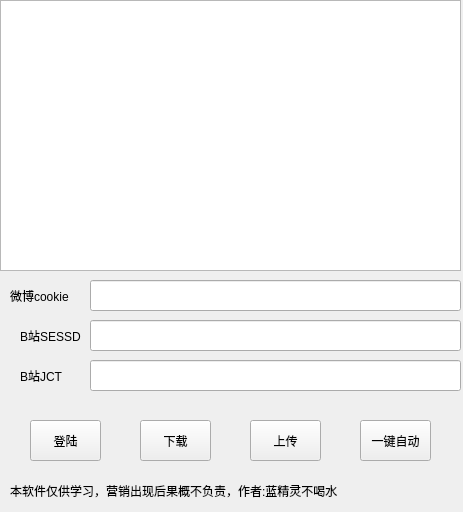
<?xml version="1.0" encoding="UTF-8"?>
<ui version="4.0">
 <class>Biliapi</class>
 <widget class="QWidget" name="Biliapi">
  <property name="geometry">
   <rect>
    <x>0</x>
    <y>0</y>
    <width>463</width>
    <height>512</height>
   </rect>
  </property>
  <property name="windowTitle">
   <string>Biliapi</string>
  </property>
  <property name="autoFillBackground">
   <bool>false</bool>
  </property>
  <widget class="QTextBrowser" name="text_end">
   <property name="geometry">
    <rect>
     <x>0</x>
     <y>0</y>
     <width>461</width>
     <height>271</height>
    </rect>
   </property>
  </widget>
  <widget class="QLineEdit" name="weibo_cookie">
   <property name="geometry">
    <rect>
     <x>90</x>
     <y>280</y>
     <width>371</width>
     <height>31</height>
    </rect>
   </property>
  </widget>
  <widget class="QLabel" name="label">
   <property name="geometry">
    <rect>
     <x>10</x>
     <y>280</y>
     <width>81</width>
     <height>31</height>
    </rect>
   </property>
   <property name="text">
    <string>微博cookie</string>
   </property>
  </widget>
  <widget class="QLabel" name="label_2">
   <property name="geometry">
    <rect>
     <x>20</x>
     <y>320</y>
     <width>71</width>
     <height>31</height>
    </rect>
   </property>
   <property name="text">
    <string>B站SESSD</string>
   </property>
  </widget>
  <widget class="QLineEdit" name="bili_sessd">
   <property name="geometry">
    <rect>
     <x>90</x>
     <y>320</y>
     <width>371</width>
     <height>31</height>
    </rect>
   </property>
  </widget>
  <widget class="QLineEdit" name="bili_jct">
   <property name="geometry">
    <rect>
     <x>90</x>
     <y>360</y>
     <width>371</width>
     <height>31</height>
    </rect>
   </property>
  </widget>
  <widget class="QLabel" name="label_3">
   <property name="geometry">
    <rect>
     <x>20</x>
     <y>360</y>
     <width>51</width>
     <height>31</height>
    </rect>
   </property>
   <property name="text">
    <string>B站JCT</string>
   </property>
  </widget>
  <widget class="QPushButton" name="log_in">
   <property name="geometry">
    <rect>
     <x>30</x>
     <y>420</y>
     <width>71</width>
     <height>41</height>
    </rect>
   </property>
   <property name="text">
    <string>登陆</string>
   </property>
  </widget>
  <widget class="QPushButton" name="download">
   <property name="geometry">
    <rect>
     <x>140</x>
     <y>420</y>
     <width>71</width>
     <height>41</height>
    </rect>
   </property>
   <property name="text">
    <string>下载</string>
   </property>
  </widget>
  <widget class="QPushButton" name="upload">
   <property name="geometry">
    <rect>
     <x>250</x>
     <y>420</y>
     <width>71</width>
     <height>41</height>
    </rect>
   </property>
   <property name="text">
    <string>上传</string>
   </property>
  </widget>
  <widget class="QPushButton" name="auto_start">
   <property name="geometry">
    <rect>
     <x>360</x>
     <y>420</y>
     <width>71</width>
     <height>41</height>
    </rect>
   </property>
   <property name="text">
    <string>一键自动</string>
   </property>
  </widget>
  <widget class="QLabel" name="label_4">
   <property name="geometry">
    <rect>
     <x>10</x>
     <y>480</y>
     <width>441</width>
     <height>21</height>
    </rect>
   </property>
   <property name="text">
    <string>本软件仅供学习，营销出现后果概不负责，作者:蓝精灵不喝水</string>
   </property>
  </widget>
 </widget>
 <resources/>
 <connections/>
</ui>
